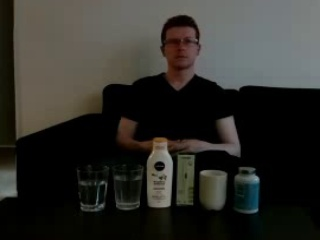
#> input picture pastvision_desktop/data/mouth/my_rgb_shifted.jpg, 320 x 240 px, given in place of my_rgb_shifted.jpg_rgb.jpg, which was not available
$ python calculateStatistics_mouth.py ../../data/mouth/my_rgb_shifted.jpg ../../data/mouth/my_rgb_shifted.jpg   (Python 2 division)
#> lines starting #> are read from the running program, lines starting #| are printed output that depends on the picture; pictures that were not available may be replaced by others from this repository, and a replacement may not be noted
#!/usr/bin/env python

#Copyright 2017 Martin Cooney
#This file is subject to the terms and conditions defined in file 'Readme.md', which is part of this source code package.

# import the necessary packages
import numpy as np
import cv2
from subprocess import call
import sys
import math

#--------------------------------------------------------
# Setup
#--------------------------------------------------------

#Some default alignment parameters for the default dataset of drinking water:
#(please replace these with your own parameters if using different data)
width=320
height=240
shiftx=30
shifty=0
zoomFactor=10
alpha=0.7
shiftUp = 22

#get arguments and filenames:
#please change these as needed to match where folders are on your system
basename = sys.argv[0]
beforeBaseName = sys.argv[1]
conditionName = sys.argv[2]
thermalFileName = "%s/%s_thermal.jpg" % (basename, beforeBaseName)
rgbFileName = "%s/%s_rgb.jpg" % (basename, beforeBaseName)
image_rgb = cv2.imread(rgbFileName)
#> image_rgb is the input picture: shape (240, 320, 3); mean B, G, R 43, 47.6, 48.3
image_thermal = cv2.imread(thermalFileName)
image_rgb= cv2.resize(image_rgb, (width, height))
image_thermal = cv2.resize(image_thermal, (width, height))
outputThermalImageFilename = "../../data/mouth/output/out_%s_thermal.jpg" % beforeBaseName
outputRGBImageFilename = "../../data/mouth/output/out_%s_rgb.jpg" % beforeBaseName
shifted_RGB_filename = '../../data/mouth/my_rgb_shifted.jpg'
facial_landmarks_filename = '../../data/mouth/face_landmarks_detected.txt'
facial_landmark_detector_path = "../../../../dlib/examples/build/pastvision-face_landmark_detection_ex"
outputPredictionsFileName= '../../output/%s_predictions.dat' % conditionName
outputFeaturesFileName= '../../output/%s_resultsLogFile.dat' % conditionName

#align mask and rgb for both before and after
shifted_rgb= image_rgb[shifty+zoomFactor:240-zoomFactor, 0+zoomFactor:320-shiftx-zoomFactor]
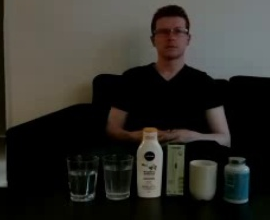
#> shifted_rgb: shape (220, 270, 3); mean B, G, R 42.6, 47.6, 49
shifted_thermal= image_thermal[0+shiftUp:240-shifty, shiftx:320]
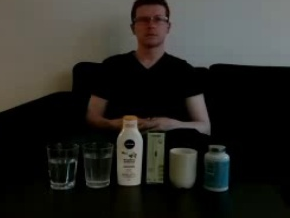
#> shifted_thermal: shape (218, 290, 3); mean B, G, R 38.1, 42.2, 42.9
shifted_rgb = cv2.resize(shifted_rgb, (width, height))
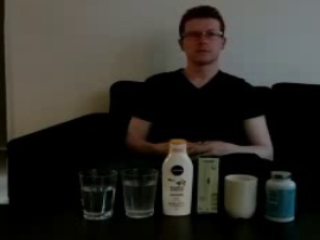
#> shifted_rgb: shape (240, 320, 3); mean B, G, R 42.5, 47.5, 48.9
shifted_thermal= cv2.resize(shifted_thermal, (width, height))
#> shifted_thermal: shape (240, 320, 3)

#init vars just in case needed
myMask = np.zeros((height, width), dtype=np.uint8)
faceWindowMask = np.zeros((height, width), dtype=np.uint8)
bothMask = np.zeros((height, width), dtype=np.uint8)
faceAreaInWindow = np.zeros((height, width), dtype=np.uint8)
bothMaskColor = np.zeros((height, width, 3), dtype=np.uint8)
outputBM= np.zeros((height, width, 3), dtype=np.uint8)
colorToUse = (0, 0, 255)

#to store results
myStatistics = [ ]

print ""
print "= Detect drinking in a single frame (MAY 2017) ="
print beforeBaseName

#--------------------------------------------------------
# Detect facial landmarks
#--------------------------------------------------------

#system call to find face landmarks
cv2.imwrite(shifted_RGB_filename, shifted_rgb)
call(facial_landmark_detector_path, shell=True)
#> (this line was passed over: subprocess is not available in this run)

#read in the facial landmark positions from the output file
#> (the run stopped early here; a loop or call above may not have finished)
